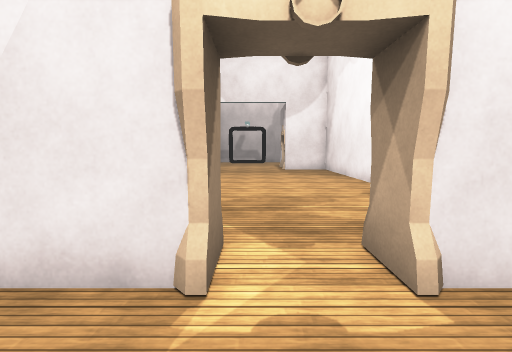
view 1 (above)

17 first-person views from a walk through a scene from a Unity 3-D project. The camera is 1.4 m above the floor, tilts 6° down and sees 90° across. Doors are open. The floor is counted in squares, 1 m on a side. Each view is taken from the middle of a square. On the plan, view 1 faces up. The plan holds only what a view shows up to about 13 squares ahead; the rest is blank. The place goes on beyond the plan. The player character is not drawn. Surface patterns are stand-ins for the level's own textures.

view 2
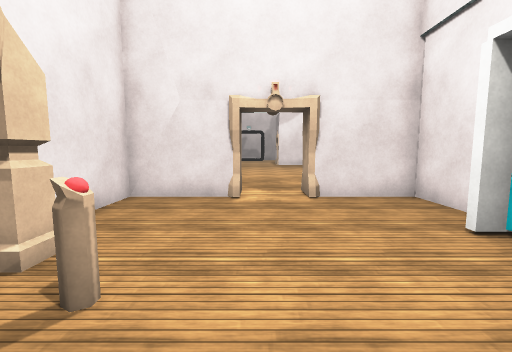

view 3
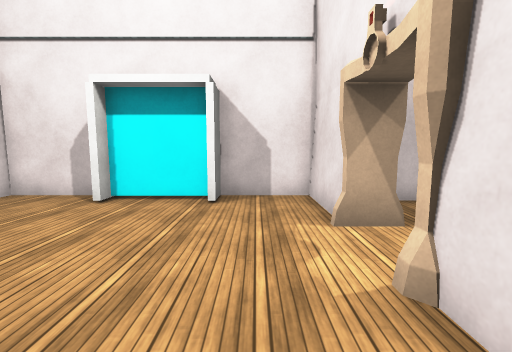

view 4
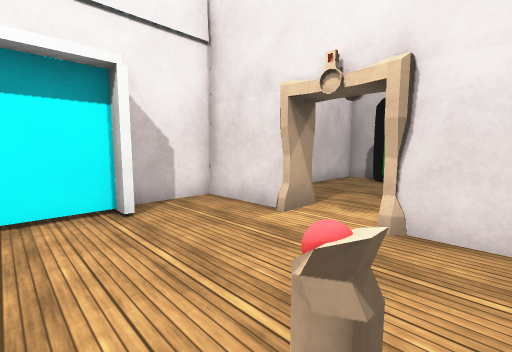

view 5
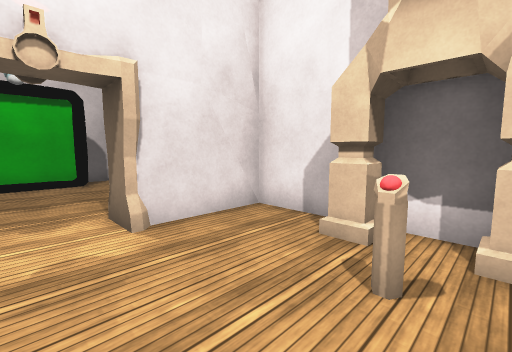

view 6
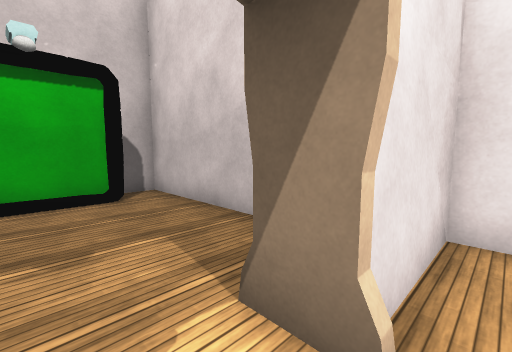

view 7
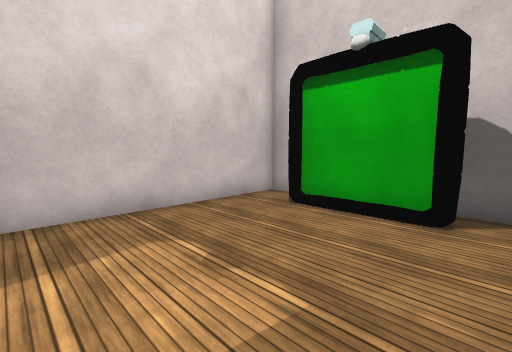

view 8
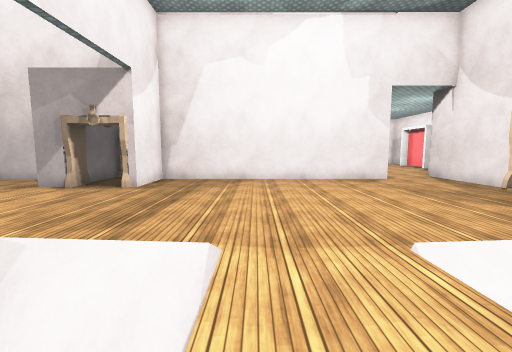

view 9
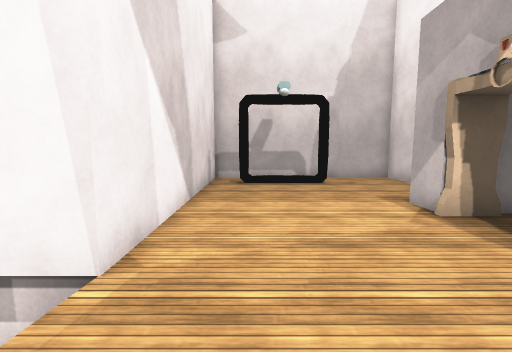

view 10
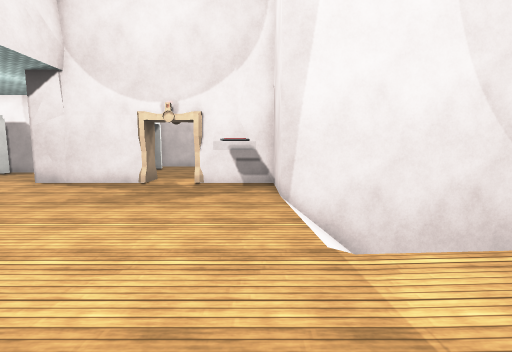

view 11
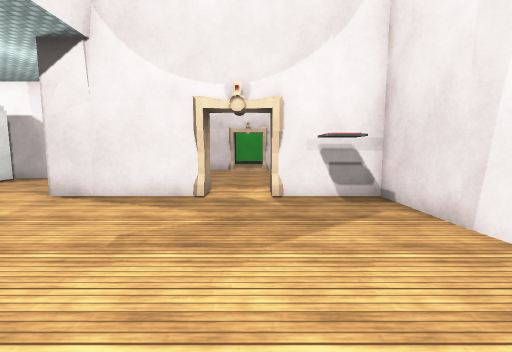

view 12
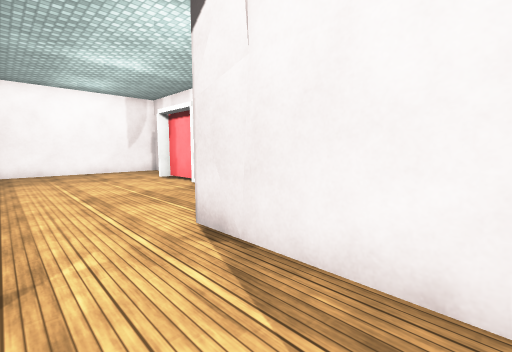

view 13
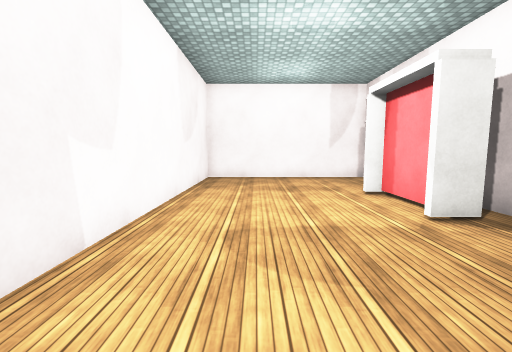

view 14
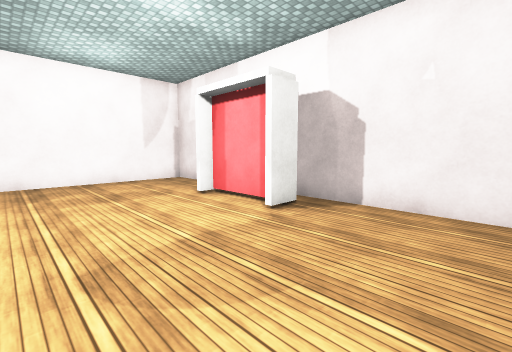

view 15
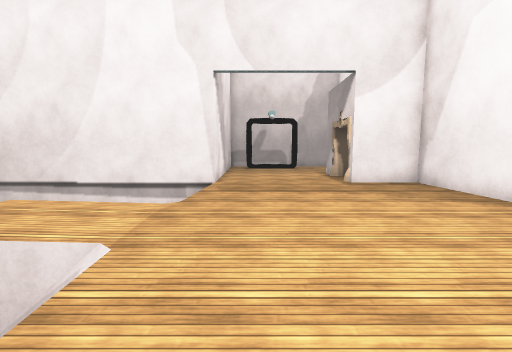

view 16
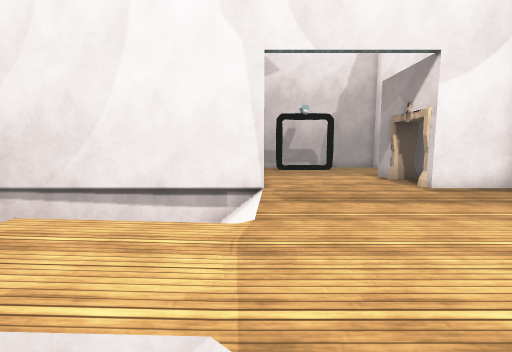

view 17
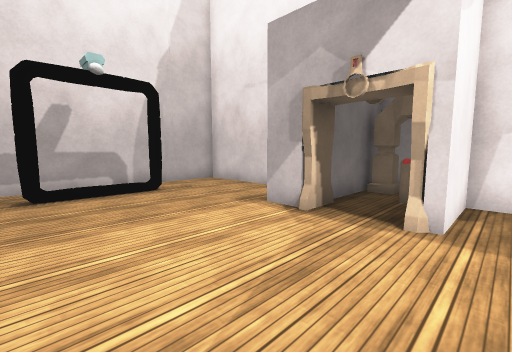

### Floor plan
Key: @ floor where view 1 was taken; # wall or solid block; . floor; / step, stairs or slope; D open door; = window, fence, low wall or low ledge; v drop or lower ground; P portal; O other object.
Columns run from 11 left of view 1 to 19 right of it. Each row starts with its distance up from view 1.
 28        ##########
 27        #.    ...#
 26        #PP  P...#
 25        #........#
 24        #........#
 23        #........
 22        #.......
 21        #.....####
 20        #.....DD##
 19        #.....DD##
 18 vvvv####.....####
 17       //........#
 16       //........#
 15       //........#
 14      v//........#
 13    .............#
 12     ............#
 11     .../........#
 10      ///........#
  9       //........#
  8       //........#
  7      ///........#  ############
  6 ########......................#
  5        #==....................#
  4        #O=....................#
  3        ##=#DD#####............#
  2        #........# ............#
  1        #........# ............#
  0        #...@....# ....PPPP....#
 -1        #.......P  ######    ###
 -2        ##......P
 -3        ##O.....P
 -4        ##......P#
 -5        #........#
 -6        #........#
 -7        ####DD####
 -8          ......#
 -9          ......#
-10         #......#
-11         #......#
-12         #......#
-13         #......#
-14         #.####.#
-15         ###  ###

Positions as (right, up) in squares from view 1, and headings:
1: (0, 0), facing up
2: (0, -5), facing up
3: (-3, -5), facing right
4: (-2, -2), facing down-right
5: (1, -2), facing down-left
6: (1, -6), facing down-left
7: (-2, -8), facing down-right
8: (-8, 13), facing right
9: (-2, 15), facing up
10: (-3, 14), facing down
11: (0, 11), facing down
12: (2, 6), facing down-right
13: (6, 4), facing right
14: (7, 5), facing down-right
15: (-2, 7), facing up
16: (-4, 9), facing up
17: (-3, 17), facing up-right
